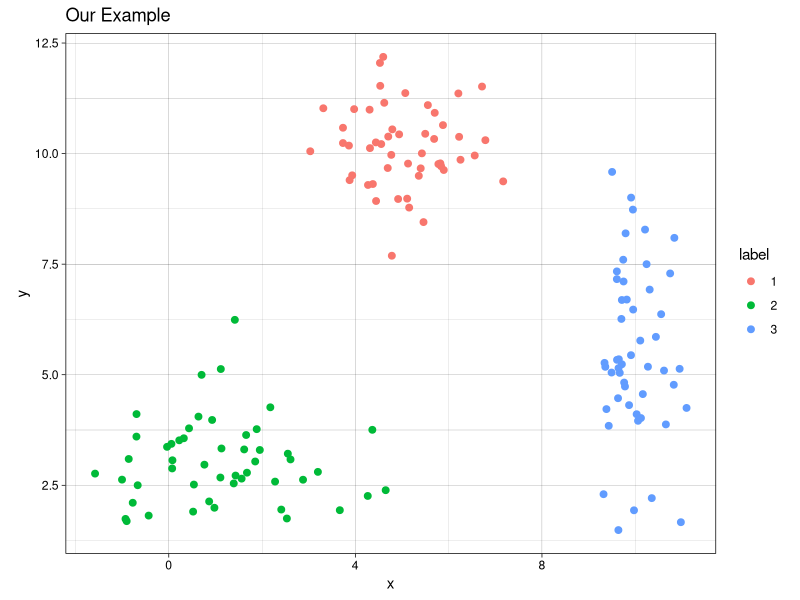
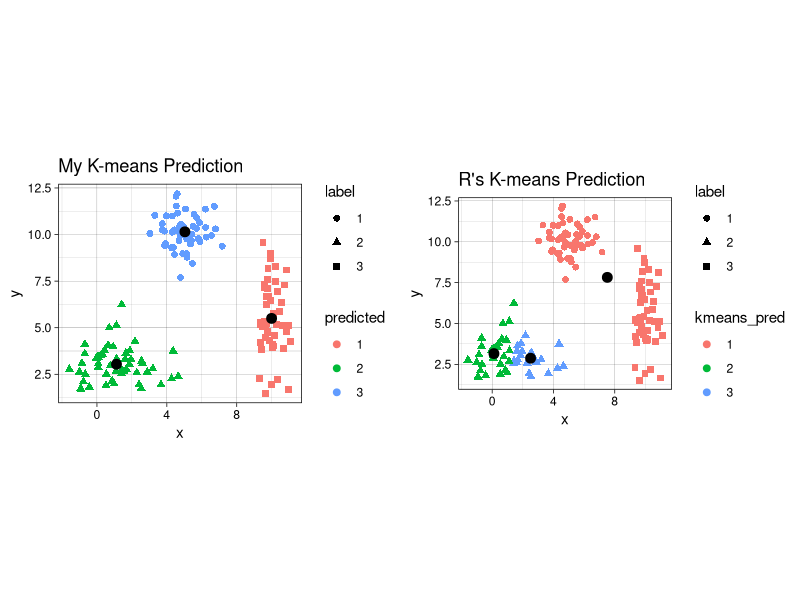
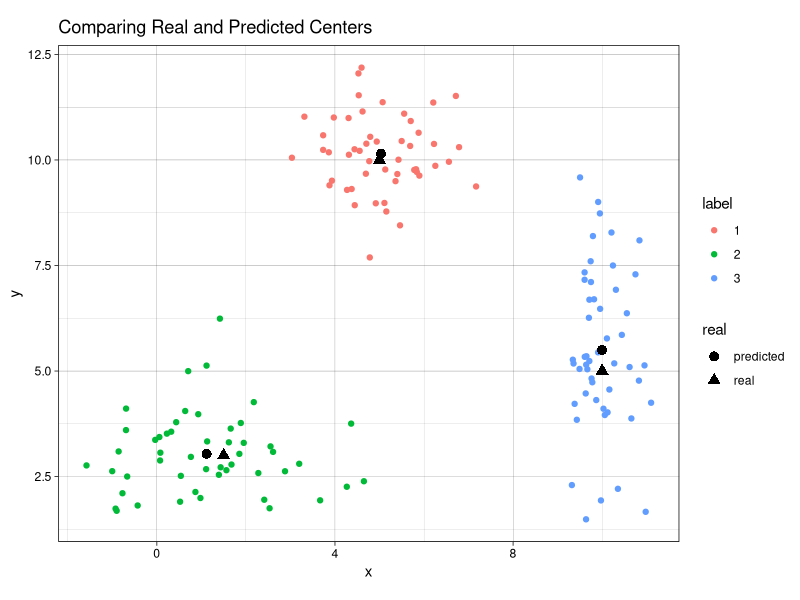
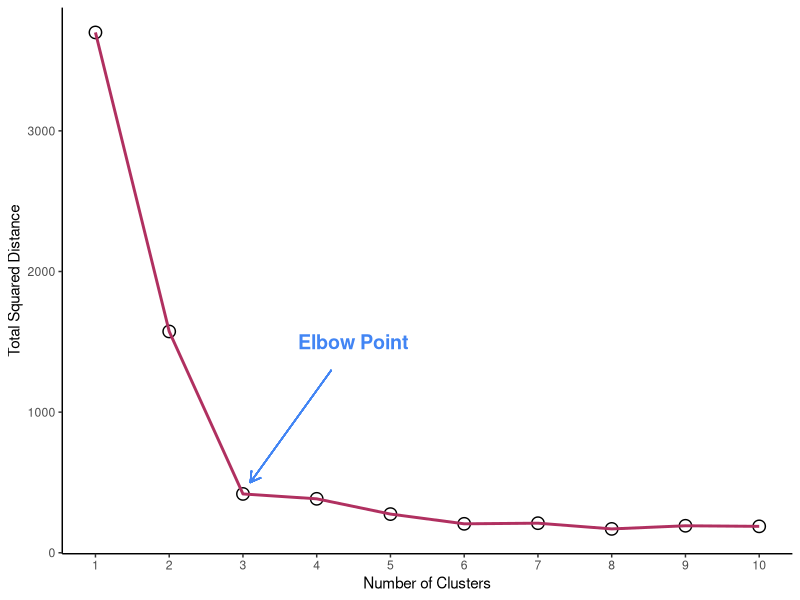
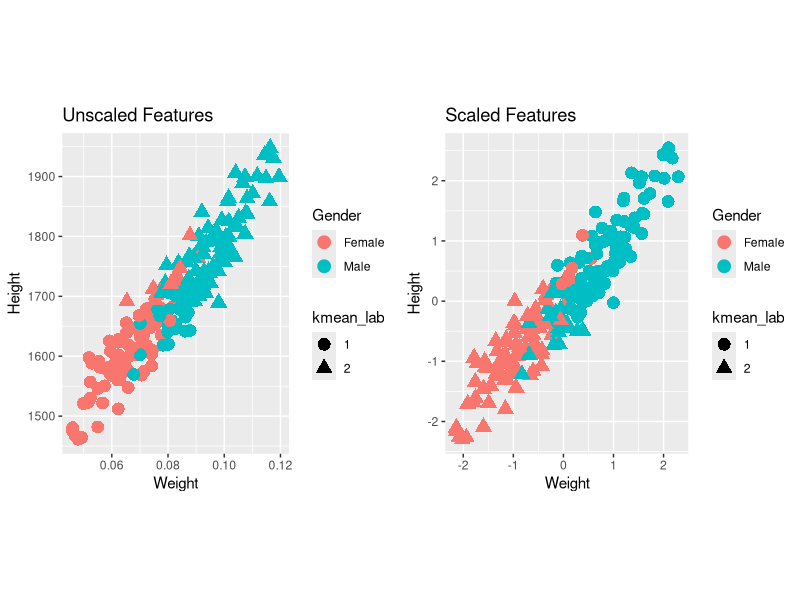

Source code (R) for these figures, in order:
## ---- chunk 1
knitr::opts_chunk$set(
  fig.path = "images/"
)
## ---- chunk 2
# first create individual clusters with different distribution parameters
set.seed(123) # setting a seed for reproducibility

x1 <- rnorm(50, mean = 5, sd = 1)
y1 <- rnorm(50, mean = 10, sd = 1)
df1 <- data.frame(x = x1, y = y1, label = 1)

x2 <- rnorm(50, mean = 1.5, sd = 1.5)
y2 <- rnorm(50, mean = 3, sd = 1)
df2 <- data.frame(x = x2, y = y2, label = 2)

x3 <- rnorm(50, mean = 10, sd = 0.5)
y3 <- rnorm(50, mean = 5, sd = 2)
df3 <- data.frame(x = x3, y = y3, label = 3)

combined <- rbind(df1, df2, df3)
combined$label <- as.factor(combined$label) # label must be converted into a factor since it will be interpreted as a continuous variable, which it is not.
## ---- chunk 3
library(ggplot2)
th <- theme_linedraw() # setting the theme for the plots
tiff('./images/plot1.tiff', units="in", width=5, height=3, res=300)

ggplot(combined, aes(x= x, y = y)) +
  geom_point(aes(color=label), size = 2) +
  labs(title = "Our Example") + 
  th + theme(aspect.ratio = 0.8) 

garb <- dev.off()
## ---- chunk 4
my_kmeans <- function(df, n_clusters){ # the function will take a dataframe and num clusters as input
  # first, get the range of possible values to initiate random centers
  
  Z_hist <- data.frame()          # create history of Z and centers to see progress of iterations
  C_hist <- data.frame()
  
  Z <- rep(-1, nrow(df))     # Z are our indicator variable, we need to set placeholders for these variables that are different values. values don't matter as long as they are different from each other
 
   Z_new <- rep(0, nrow(df))  # these variables will tell the algorithm when to stop iterations
  
  centers <- array(0, dim = c(n_clusters, ncol(df)) ) # create a placeholder for centers array
  # now we can initialize random centers

  min <- min(df)
  max <- max(df)  
  for(row in seq(1, n_clusters)){
    for(col in seq(1, dim(centers)[2] ))
      centers[row, col] <- runif(1, min, max)
  }
  
  # now that we have the centers, we need to find differences between each point from each cluster
  # we will create a distance matrix
  
  Dist <- array(0, dim = c(nrow(df), n_clusters ) )
  
  iteration = 0 # keep track of iterations
  while(sum(Z-Z_new) !=0 ){ # keep iterating until Z and Z_new are equal
    
    Z_add <- data.frame(Z = Z_new, iteration = iteration)
    C_add <- data.frame(centers, iteration = iteration)
    
    Z_hist <- rbind(Z_hist, Z_add) # appending new iterations to keep track of the history
    C_hist <- rbind(C_hist, C_add)
    
    Z <- Z_new
    for(center in seq(1, nrow(centers))){
      distance <- apply(df, 1, function(x) sum((x - centers[center, ])^2) ) # compute euclidian distance 
      for(x in seq(1, length(distance))){
        Dist[x, center] <- distance[x] # filling in distance matrix with euclidian distances
      }
    }
    
    Z_new <- max.col(-Dist) # note that max.col function finds the column that has the maximum value.
                            # since we want to find the minimum distance, we invert by distance matrix
                            # by multiplying the whole matrix by -1. 
    
    # next, we need to move the centers since the center values for each cluster has changed
    
    for(center in seq(1, n_clusters)){
      for(var in seq(1, ncol(centers) )){
        if(sum(Z_new==center) ==0 ) centers[center, var] = centers[center, var]
        else centers[center, var] <- mean(df[Z_new == center, var])
      }
    }

    iteration = iteration + 1
  }
  # cat('Took', iteration - 1, 'iterations to converge!')
  Z_hist$prediction <- as.factor(Z_hist$Z)
  Z_new <- as.factor(Z_new)
  output <- list(Z_new, centers, Z_hist, C_hist)
  return(output)
}

## ---- chunk 5
library(gganimate)

no_labs = combined[,1:2]

prediction <- my_kmeans(no_labs, 3)
Z_hist <- cbind(combined, prediction[[3]])
c_hist <- prediction[[4]]

g <- ggplot(Z_hist, aes(x = x, y = y)) +
  geom_point(aes(color = prediction, shape = label), size = 1) +
  geom_point(data = c_hist, aes(x = X1, y = X2), size = 2) +
  labs(title = 'Iteration: {frame_time}') +
  th + theme(text = element_text(size = 5)) +
  transition_time(iteration) 

animate(g, nframes=  length(unique(Z_hist$iteration)), fps = 1,
        width = 1000, height=800, res = 300)
## ---- chunk 6
combined$predicted <- as.factor(prediction[[1]]) # remeber to convert the integer values to  factors
centers <- prediction[[2]]

kmeans <- kmeans(no_labs, 3)

combined$kmeans_pred <- as.factor(kmeans$cluster)

g1 <- ggplot(combined, aes(x = x, y = y)) + 
  geom_point(aes(color = predicted, shape = label), size = 2) +
  geom_point(data = data.frame(centers), aes(X1, X2), size = 3) +
  labs(title = 'My K-means Prediction') +
  th + theme(aspect.ratio = 0.9)

g2 <- ggplot(combined, aes(x=x , y = y)) +
  geom_point(aes(color = kmeans_pred, shape = label), size = 2) +
  geom_point(data = data.frame(data.frame(kmeans$centers)), aes(x, y), size = 3) +
  labs(title = "R's K-means Prediction") +
  th + theme(aspect.ratio = 0.9)

library(gridExtra) # import library to display graphs in a grid

tiff('./images/plot2.tiff', units="in", width=10, height=5, res=600)

grid.arrange(g1, g2, nrow=1, respect=TRUE)

garb <- dev.off()
## ---- chunk 7
predicted_centers <- tail(c_hist, 3)[,-3] # k-means predicted centers
predicted_centers$real <- 'predicted'

real_centers <- matrix(c(5,10,1.5,3,10,5), byrow = TRUE, ncol=2) # generated data from these centers
real_centers <- data.frame(real_centers)
real_centers$real <- 'real'

both_centers <- rbind(predicted_centers, real_centers)

tiff('./images/plot3.tiff', units="in", width=5, height=3, res=300)
 
ggplot(combined, aes(x = x, y = y)) +
  geom_point(aes(color = label)) +
  geom_point(data = both_centers, aes(x= X1,y= X2, shape = real), size = 3) +
  labs(title = 'Comparing Real and Predicted Centers') +
  th + theme(aspect.ratio = 0.8)

garb <- dev.off()
## ---- chunk 8

## ---- chunk 9
# first create function to determine total distance from clusters
# pass in the data (raw data), the predicted labels from k means, and the centers
find_distances <- function(data, predicted_labs, centers){
  # first prepare dataframes for computations
  merged <- cbind(data, center = predicted_labs) # combining the raw data with the predicted labs
  # center_lab <- data.frame(centers, center = 1:nrow(centers))
  #merged2 <- merge(merged1, center_lab)
  tot_sq_dist <- 0 # initialize total square distacnce
  
  for(cen in 1:nrow(centers)){
    cluster_points <- merged[merged$center==cen,  colnames(merged) != 'center']
    if(nrow(cluster_points)!=0){
      expand_centers <- matrix(rep(centers[cen,], nrow(cluster_points)), ncol = 2, byrow=TRUE)
      sq_dist <- sum((cluster_points - expand_centers)^2)
      tot_sq_dist <- tot_sq_dist + sq_dist
    }
  }
  return(tot_sq_dist)  
}

# testing function ...
# km <- my_kmeans(no_labs, 4)
# predicted_labs <- km[[1]]
# centers <- km[[2]]
# find_distances(no_labs, predicted_labs, centers)
## ---- chunk 10
lab_hist <- data.frame() # initialize histories
cen_hist <- data.frame()
dist_hist <- data.frame()

num_clusters <- 10
for(clusters in 1:num_clusters){
  km <- my_kmeans(no_labs, n_clusters = clusters)
  
  new_df <- no_labs
  new_df$pred <- km[[1]]
  new_df$num_clusters <- clusters
  
  centers <- data.frame(km[[2]])
  centers$num_clusters <- clusters
  
  lab_hist <- rbind(lab_hist, new_df)
  cen_hist <- rbind(cen_hist, centers)
  
  sq_dist <- find_distances(no_labs, new_df$pred,
                                    as.matrix(centers[,colnames(centers) != 'num_clusters']))
  sq_dist_df <- data.frame(sq_dist, num_clusters = clusters)
  dist_hist <- rbind(dist_hist, sq_dist_df)
}

tiff('./images/scree.tiff', units="px", width=1000, height=800, res=300)

ggplot(dist_hist, aes(x = num_clusters, y = sq_dist)) +
  geom_point(size=4) +
  geom_point(color = 'white', size = 3) +
  geom_line(color = 'maroon', size= 1) +
  xlab('Number of Clusters') + ylab('Total Squared Distance') +
  scale_x_continuous(breaks = 0:num_clusters+1) + theme_classic() +
  annotate("text", x = 4.5, y = 1500, label = "Elbow Point", size = 5, fontface=2,
           colour = '#4285f4') +
  geom_segment(aes(x=4.2, y=1300, xend = 3.1, yend = 500), arrow = arrow(length=unit(0.3, 'cm')),
               colour = '#4285f4')
  
garb <- dev.off()

# create the gif
g <- ggplot(lab_hist, aes(x,y)) +
  geom_point(aes(color = pred)) +
  geom_point(data = cen_hist, aes(X1, X2)) +
  labs(title = 'Number of Clusters: {frame_time}') +
  th + theme(text = element_text(size = 8), legend.position = 'none') +
  transition_time(num_clusters) 
  
animate(g, nframes =  num_clusters, fps = 1,
        width = 1000, height=800, res = 300)
## ---- chunk 11
library(knitr)
library(kableExtra)
h_w <- read.csv('./data/gender-height-weight.csv')[,c(1,4:5)]
colnames(h_w) = c('Gender', 'Height', 'Weight')
# sample observations, since harder to see with 10000 observations
h_w_sample <- h_w[sample(1:nrow(h_w), 200),]
# converting inches to feet for sake of demonstration
h_w_sample$Height = h_w_sample$Height*10
h_w_sample$Weight <- h_w_sample$Weight * 0.0011
h_w_sample$kmean_lab <- as.factor(kmeans(h_w_sample[,2:3], 2)$cluster)

h_w_scaled <- data.frame(scale(h_w_sample[2:3]))
h_w_scaled$Gender <- h_w_sample$Gender
h_w_scaled$kmean_lab <- as.factor(kmeans(h_w_scaled[,1:2], 2)$cluster)

g1 <- ggplot(h_w_sample, aes(x = Weight, y = Height)) + 
        geom_point(aes(color = Gender, shape = kmean_lab), size = 4) + 
        labs(title = "Unscaled Features")

g2 <- ggplot(h_w_scaled, aes(x = Weight, y = Height)) + 
        geom_point(aes(color = Gender, shape = kmean_lab), size = 4) +
        labs(title = "Scaled Features" )

tiff('./images/scaling.tiff', units="in", width=10, height=5, res=600)

grid.arrange(g1, g2, nrow=1, respect=TRUE)

garb <- dev.off()


t1 <- kable(table(h_w_sample$Gender, h_w_sample$kmean_lab), align = 'clc',
            caption = "Unscaled Features",
            format = "html") %>% kable_styling(full_width = F, position = "float_left")
t2 <- kable(table(h_w_scaled$Gender, h_w_scaled$kmean_lab), align = 'clc',
            caption = "Scaled Features",
            format = "html") %>% kable_styling(full_width = F, position = "right")
## ---- chunk 12
t1
t2
